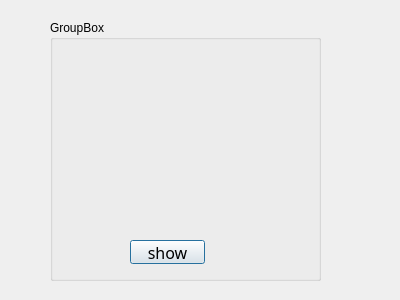
<?xml version="1.0" encoding="UTF-8"?>
<ui version="4.0">
 <class>Dialog</class>
 <widget class="QDialog" name="Dialog">
  <property name="geometry">
   <rect>
    <x>0</x>
    <y>0</y>
    <width>400</width>
    <height>300</height>
   </rect>
  </property>
  <property name="windowTitle">
   <string>Dialog</string>
  </property>
  <widget class="QGroupBox" name="groupBox">
   <property name="geometry">
    <rect>
     <x>50</x>
     <y>20</y>
     <width>271</width>
     <height>261</height>
    </rect>
   </property>
   <property name="title">
    <string>GroupBox</string>
   </property>
   <widget class="QLabel" name="label">
    <property name="geometry">
     <rect>
      <x>10</x>
      <y>39</y>
      <width>251</width>
      <height>21</height>
     </rect>
    </property>
    <property name="text">
     <string/>
    </property>
   </widget>
   <widget class="QLabel" name="label_2">
    <property name="geometry">
     <rect>
      <x>20</x>
      <y>60</y>
      <width>211</width>
      <height>131</height>
     </rect>
    </property>
    <property name="text">
     <string/>
    </property>
   </widget>
   <widget class="QPushButton" name="pushButton">
    <property name="geometry">
     <rect>
      <x>80</x>
      <y>220</y>
      <width>75</width>
      <height>24</height>
     </rect>
    </property>
    <property name="font">
     <font>
      <family>NPIRogheh</family>
      <pointsize>12</pointsize>
     </font>
    </property>
    <property name="text">
     <string>show</string>
    </property>
   </widget>
  </widget>
 </widget>
 <resources/>
 <connections/>
</ui>
